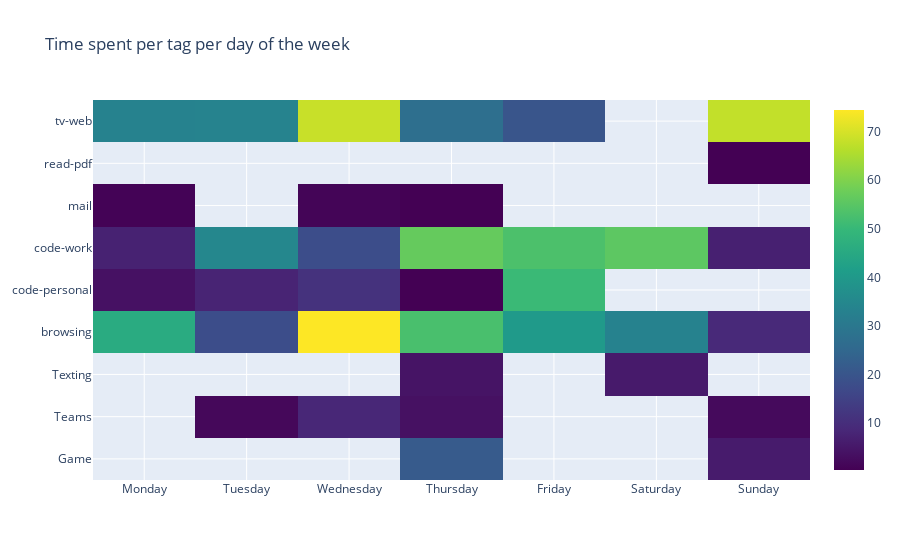

The cell this chart's notebook holds for it:
### Code cell
# heatmap of Tag vs Day of the week (Monday, Tuesday, etc)
# get the day of the week from the 'Day' col
df['Day of the week'] = df['Day'].dt.day_name()
# group by Tag and Day of the week
df_ = df.groupby(['Tag', 'Day of the week']).sum().reset_index()

# pivot the table
df_ = df_.pivot(columns='Day of the week', index='Tag', values='Percentage')
# order the columns according to the day of the week
df_ = df_[['Monday', 'Tuesday', 'Wednesday', 'Thursday', 'Friday', 'Saturday', 'Sunday']]


# plot the heatmap
fig = go.Figure(data=go.Heatmap(
                     z=df_.values,
                        x=df_.columns,

                        y=df_.index,
                        colorscale='viridis'))
# reorder x axis
fig.update_layout(title='Time spent per tag per day of the week') 


# plot
fig.show()

### Figure 1 — Plotly figure (JSON) as saved in the notebook; plotly's stock layout.template omitted (floating-point values rounded to 4 significant figures)
{"data": [{"colorscale": [[0, "#440154"], [0.1111, "#482878"], [0.2222, "#3e4989"], [0.3333, "#31688e"], [0.4444, "#26828e"], [0.5556, "#1f9e89"], [0.6667, "#35b779"], [0.7778, "#6ece58"], [0.8889, "#b5de2b"], [1, "#fde725"]], "type": "heatmap", "x": ["Monday", "Tuesday", "Wednesday", "Thursday", "Friday", "Saturday", "Sunday"], "y": ["Game", "Teams", "Texting", "browsing", "code-personal", "code-work", "mail", "read-pdf", "tv-web"], "z": [[null, null, null, 21.48, null, null, 5.84], [null, 1.82, 8.47, 3.66, null, null, 2.33], [null, null, null, 4.34, null, 5.56, null], [45.72, 17.97, 74.4, 52.67, 40.35, 33.33, 8.95], [3.76, 7.81, 11.2, 0.49, 50.45, null, null], [7.31, 34.64, 17.85, 56.67, 53.12, 55.56, 7], [0.84, null, 1.16, 0.47, null, null, null], [null, null, null, null, null, null, 0.39], [33.19, 33.59, 68.4, 27.35, 19.92, null, 67.7]]}], "layout": {"title": {"text": "Time spent per tag per day of the week"}}}
